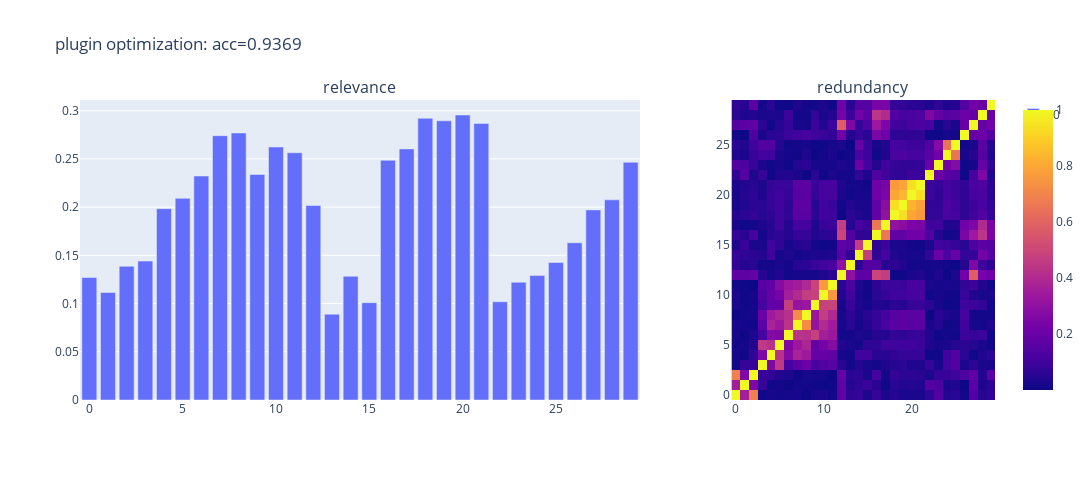

This figure's notebook cell:
### Code cell
show_relevance_redundancy(
    X_new_df,
    y,
    None,
    f"plugin optimization: acc={evaluate_model(clf, X_new_df, y, None):.4f}",
)

### Figure 1 — Plotly figure (JSON) as saved in the notebook; plotly's stock layout.template omitted (floating-point values rounded to 4 significant figures; data arrays with more than 128 entries replaced by an {"elided": "..."} marker saying what was removed)
{"data": [{"alignmentgroup": "True", "hovertemplate": "variable=0<br>index=%{x}<br>value=%{y}<extra></extra>", "legendgroup": "0", "marker": {"color": "#636efa", "pattern": {"shape": ""}}, "name": "0", "offsetgroup": "0", "orientation": "v", "showlegend": true, "textposition": "auto", "type": "bar", "x": [0, 1, 2, 3, 4, 5, 6, 7, 8, 9, 10, 11, 12, 13, 14, 15, 16, 17, 18, 19, 20, 21, 22, 23, 24, 25, 26, 27, 28, 29], "xaxis": "x", "y": [0.127, 0.1115, 0.1387, 0.144, 0.1984, 0.2091, 0.2323, 0.2741, 0.277, 0.2339, 0.2623, 0.2564, 0.2016, 0.089, 0.1283, 0.1009, 0.2485, 0.2604, 0.2921, 0.2895, 0.2955, 0.2868, 0.1019, 0.1221, 0.129, 0.1425, 0.163, 0.1971, 0.2076, 0.2465], "yaxis": "y"}, {"coloraxis": "coloraxis", "hovertemplate": "x: %{x}<br>y: %{y}<br>color: %{z}<extra></extra>", "name": "0", "type": "heatmap", "xaxis": "x2", "yaxis": "y2", "z": {"elided": "30x30 float values"}}], "layout": {"annotations": [{"font": {"size": 16}, "showarrow": false, "text": "relevance", "x": 0.306, "xanchor": "center", "xref": "paper", "y": 1, "yanchor": "bottom", "yref": "paper"}, {"font": {"size": 16}, "showarrow": false, "text": "redundancy", "x": 0.856, "xanchor": "center", "xref": "paper", "y": 1, "yanchor": "bottom", "yref": "paper"}], "height": 480, "title": {"text": "plugin optimization: acc=0.9369"}, "width": 1200, "xaxis": {"anchor": "y", "domain": [0, 0.612]}, "xaxis2": {"anchor": "y2", "domain": [0.712, 1]}, "yaxis": {"anchor": "x", "domain": [0, 1]}, "yaxis2": {"anchor": "x2", "domain": [0, 1]}}}
